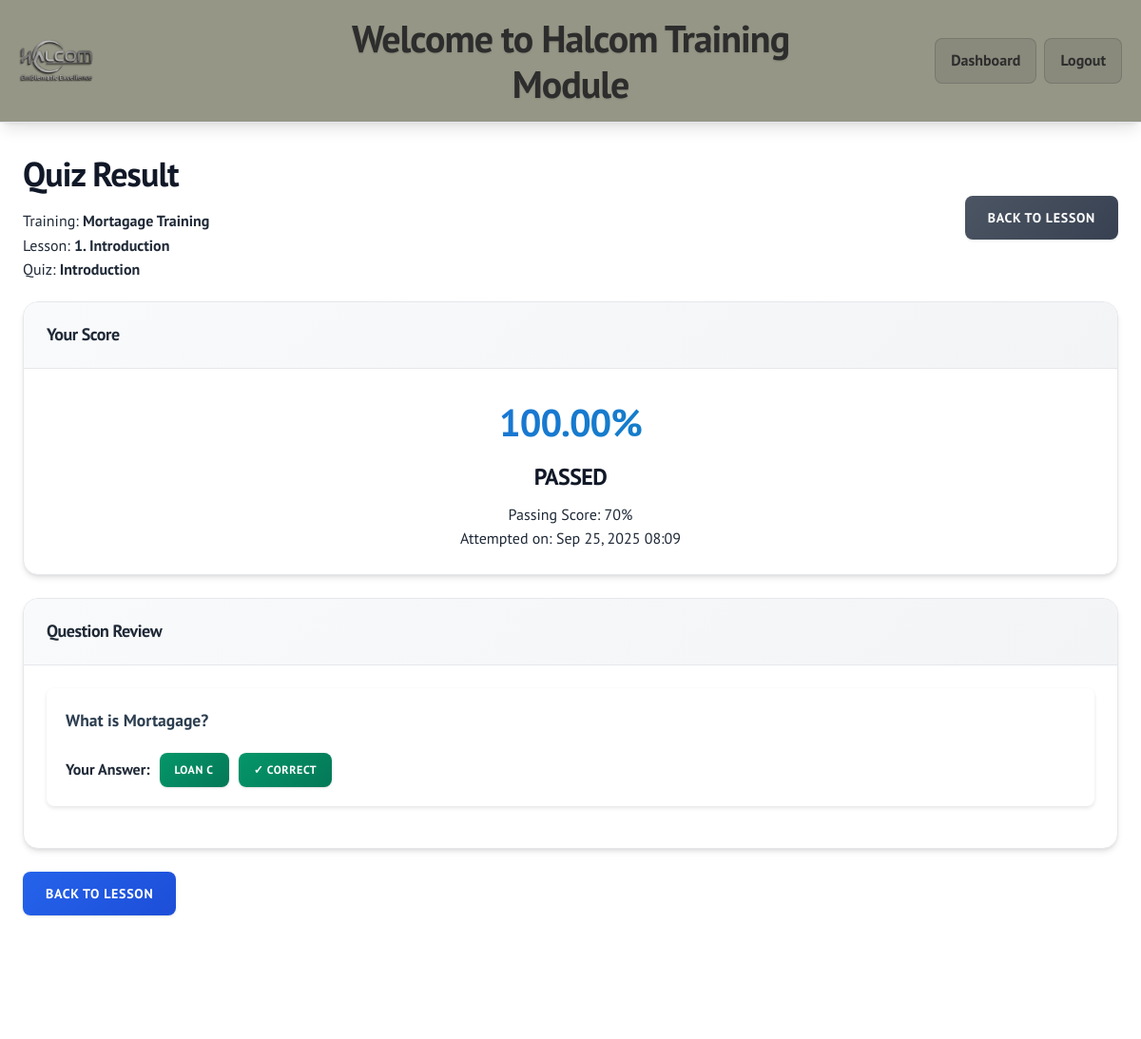
/learner/quiz_result.php?attempt_id=8 (signed in), run on the app's committed database.
### tables this page shows
CREATE TABLE `quiz_attempts` (
  `id` int(11) NOT NULL AUTO_INCREMENT,
  `user_id` int(11) NOT NULL,
  `quiz_id` int(11) NOT NULL,
  `score` decimal(5,2) DEFAULT 0.00,
  `passed` tinyint(1) DEFAULT 0,
  `attempted_at` timestamp NOT NULL DEFAULT current_timestamp(),
  `completed_at` timestamp NULL DEFAULT NULL,
  PRIMARY KEY (`id`),
  KEY `user_id` (`user_id`),
  KEY `quiz_id` (`quiz_id`),
  CONSTRAINT `quiz_attempts_ibfk_1` FOREIGN KEY (`user_id`) REFERENCES `users` (`id`) ON DELETE CASCADE,
  CONSTRAINT `quiz_attempts_ibfk_2` FOREIGN KEY (`quiz_id`) REFERENCES `quizzes` (`id`) ON DELETE CASCADE
);

CREATE TABLE `courses` (
  `id` int(11) NOT NULL AUTO_INCREMENT,
  `title` varchar(200) NOT NULL,
  `description` text DEFAULT NULL,
  `created_by` int(11) NOT NULL,
  `created_at` timestamp NOT NULL DEFAULT current_timestamp(),
  PRIMARY KEY (`id`),
  KEY `created_by` (`created_by`),
  CONSTRAINT `courses_ibfk_1` FOREIGN KEY (`created_by`) REFERENCES `users` (`id`) ON DELETE CASCADE
);

CREATE TABLE `lessons` (
  `id` int(11) NOT NULL AUTO_INCREMENT,
  `course_id` int(11) NOT NULL,
  `title` varchar(200) NOT NULL,
  `content` text DEFAULT NULL,
  `video_url` varchar(500) DEFAULT NULL,
  `embed_code` text DEFAULT NULL,
  `audio_url` varchar(500) DEFAULT NULL,
  `reference_files` text DEFAULT NULL,
  `position` int(11) NOT NULL DEFAULT 1,
  `created_at` timestamp NOT NULL DEFAULT current_timestamp(),
  PRIMARY KEY (`id`),
  KEY `course_id` (`course_id`),
  CONSTRAINT `lessons_ibfk_1` FOREIGN KEY (`course_id`) REFERENCES `courses` (`id`) ON DELETE CASCADE
);

CREATE TABLE `quizzes` (
  `id` int(11) NOT NULL AUTO_INCREMENT,
  `lesson_id` int(11) NOT NULL,
  `title` varchar(200) NOT NULL,
  `passing_score` int(11) NOT NULL DEFAULT 70,
  `created_at` timestamp NOT NULL DEFAULT current_timestamp(),
  PRIMARY KEY (`id`),
  KEY `lesson_id` (`lesson_id`),
  CONSTRAINT `quizzes_ibfk_1` FOREIGN KEY (`lesson_id`) REFERENCES `lessons` (`id`) ON DELETE CASCADE
);

CREATE TABLE `answers` (
  `id` int(11) NOT NULL AUTO_INCREMENT,
  `attempt_id` int(11) NOT NULL,
  `question_id` int(11) NOT NULL,
  `option_id` int(11) DEFAULT NULL,
  `answer_text` text DEFAULT NULL,
  `is_correct` tinyint(1) DEFAULT 0,
  `created_at` timestamp NOT NULL DEFAULT current_timestamp(),
  PRIMARY KEY (`id`),
  KEY `attempt_id` (`attempt_id`),
  KEY `question_id` (`question_id`),
  KEY `option_id` (`option_id`),
  CONSTRAINT `answers_ibfk_1` FOREIGN KEY (`attempt_id`) REFERENCES `quiz_attempts` (`id`) ON DELETE CASCADE,
  CONSTRAINT `answers_ibfk_2` FOREIGN KEY (`question_id`) REFERENCES `questions` (`id`) ON DELETE CASCADE,
  CONSTRAINT `answers_ibfk_3` FOREIGN KEY (`option_id`) REFERENCES `question_options` (`id`) ON DELETE SET NULL
);

CREATE TABLE `questions` (
  `id` int(11) NOT NULL AUTO_INCREMENT,
  `quiz_id` int(11) NOT NULL,
  `question_text` text NOT NULL,
  `type` enum('mcq','essay') NOT NULL DEFAULT 'mcq',
  `created_at` timestamp NOT NULL DEFAULT current_timestamp(),
  PRIMARY KEY (`id`),
  KEY `quiz_id` (`quiz_id`),
  CONSTRAINT `questions_ibfk_1` FOREIGN KEY (`quiz_id`) REFERENCES `quizzes` (`id`) ON DELETE CASCADE
);

CREATE TABLE `question_options` (
  `id` int(11) NOT NULL AUTO_INCREMENT,
  `question_id` int(11) NOT NULL,
  `option_text` text NOT NULL,
  `is_correct` tinyint(1) NOT NULL DEFAULT 0,
  `created_at` timestamp NOT NULL DEFAULT current_timestamp(),
  PRIMARY KEY (`id`),
  KEY `question_id` (`question_id`),
  CONSTRAINT `question_options_ibfk_1` FOREIGN KEY (`question_id`) REFERENCES `questions` (`id`) ON DELETE CASCADE
);

### includes/functions.php (called while the page is built, shortened)
<?php
function formatDateTime($date) {
    return date('M d, Y H:i', strtotime($date));
}
?>

### learner/quiz_result.php (the view, shortened to what this page needs)
<?php
require_once '../includes/functions.php';
$pdo = getDBConnection();
$user_id = $_SESSION['user_id'];
$attempt_id = $_GET['attempt_id'] ?? null;
$stmt = $pdo->prepare("
    SELECT qa.*, q.title as quiz_title, q.passing_score,
           l.title as lesson_title, c.title as Training_title
    FROM quiz_attempts qa
    JOIN quizzes q ON qa.quiz_id = q.id
    JOIN lessons l ON q.lesson_id = l.id
    JOIN courses c ON l.course_id = c.id
    WHERE qa.id = ? AND qa.user_id = ?
");
$stmt->execute([$attempt_id, $user_id]);
$attempt = $stmt->fetch();
$stmt = $pdo->prepare("
    SELECT q.*, a.option_id, a.answer_text, a.is_correct,
           qo.option_text, qo.is_correct as option_is_correct
    FROM questions q
    LEFT JOIN answers a ON q.id = a.question_id AND a.attempt_id = ?
    LEFT JOIN question_options qo ON a.option_id = qo.id
    WHERE q.quiz_id = ?
    ORDER BY q.created_at
");
$stmt->execute([$attempt_id, $attempt['quiz_id']]);
$results = $stmt->fetchAll();
$questions = [];
foreach ($results as $row) {
    if (!isset($questions[$row['id']])) {
        $questions[$row['id']] = [
            'id' => $row['id'],
            'question_text' => $row['question_text'],
            'type' => $row['type'],
            'user_answer' => null,
            'is_correct' => false,
            'correct_answer' => null
        ];
    }
    if ($row['option_text'] !== null || $row['answer_text'] !== null) {
        $questions[$row['id']]['user_answer'] = $row['option_text'] ?: $row['answer_text'];
        $questions[$row['id']]['is_correct'] = $row['is_correct'];
    }
}
$stmt = $pdo->prepare("
    SELECT q.id as question_id, qo.option_text, qo.is_correct
    FROM questions q
    JOIN question_options qo ON q.id = qo.question_id
    WHERE q.quiz_id = ?
    ORDER BY q.created_at, qo.created_at
");
$stmt->execute([$attempt['quiz_id']]);
$all_options = $stmt->fetchAll();
foreach ($all_options as $option) {
    if (!isset($questions[$option['question_id']]['correct_answer'])) {
        $questions[$option['question_id']]['correct_answer'] = [];
    }
    if ($option['is_correct']) {
        $questions[$option['question_id']]['correct_answer'][] = $option['option_text'];
    }
}
?>
<!DOCTYPE html>
<html lang="en">
<head>
    <link rel="stylesheet" href="../assets/css/style.css">
</head>
<body class="dashboard-page">
    <div class="header learner-header">
        <div class="header-content">
            <div class="header-left">
                <img src="../assets/images/logo.png" alt="Halcom Marketing Logo" class="header-logo">
            </div>
            <div class="header-center">
                <h1 class="welcome-text">Welcome to Halcom Training Module</h1>
            </div>
            <div class="header-right">
                <div class="nav">
                    <a href="dashboard.php">Dashboard</a>
                          <a href="../auth/logout.php">Logout</a>
                </div>
            </div>
        </div>
    </div>
    <div class="container">
        <div class="d-flex justify-between align-center mb-20">
            <div>
                <h1>Quiz Result</h1>
                <p>Training: <strong><?php echo htmlspecialchars($attempt['Training_title']); ?></strong></p>
                <p>Lesson: <strong><?php echo htmlspecialchars($attempt['lesson_title']); ?></strong></p>
                <p>Quiz: <strong><?php echo htmlspecialchars($attempt['quiz_title']); ?></strong></p>
            </div>
            <a href="lesson.php?id=<?php echo $attempt['lesson_id']; ?>" class="btn btn-secondary">Back to Lesson</a>
        </div>
        <div class="card">
            <div class="card-header">
                Your Score
            </div>
            <div class="card-body text-center">
                <div class="stat-number <?php echo $attempt['passed'] ? 'text-success' : 'text-danger'; ?>">
                    <?php echo $attempt['score']; ?>%
                </div>
                <h3 class="<?php echo $attempt['passed'] ? 'text-success' : 'text-danger'; ?>">
                    <?php echo $attempt['passed'] ? 'PASSED' : 'FAILED'; ?>
                </h3>
                <p>Passing Score: <?php echo $attempt['passing_score']; ?>%</p>
                <p>Attempted on: <?php echo formatDateTime($attempt['attempted_at']); ?></p>
            </div>
        </div>
        <div class="card">
            <div class="card-header">
                Question Review
            </div>
            <div class="card-body">
                <?php foreach ($questions as $question): ?>
                    <div class="question-card">
                        <div class="question-title">
                            <?php echo htmlspecialchars($question['question_text']); ?>
                        </div>
                        <div class="mt-20">
                            <div class="d-flex gap-10 align-center mb-10">
                                <strong>Your Answer:</strong>
                                <?php if ($question['user_answer']): ?>
                                    <span class="btn btn-sm <?php echo $question['is_correct'] ? 'btn-success' : 'btn-danger'; ?>">
                                        <?php echo htmlspecialchars($question['user_answer']); ?>
                                    </span>
                                <?php else: ?>
                                    <span class="btn btn-sm btn-secondary">Not answered</span>
                                <?php endif; ?>
                                <?php if ($question['is_correct']): ?>
                                    <span class="btn btn-sm btn-success">✓ Correct</span>
                                <?php else: ?>
                                    <span class="btn btn-sm btn-danger">✗ Incorrect</span>
                                <?php endif; ?>
                            </div>
                        </div>
                    </div>
                <?php endforeach; ?>
            </div>
        </div>
        <div class="d-flex justify-between align-center mt-20">
            <a href="lesson.php?id=<?php echo $attempt['lesson_id']; ?>" class="btn btn-primary">
                Back to Lesson
            </a>
        </div>
    </div>
    <footer class="footer">
        <div class="footer-content">
        </div>
    </footer>
</body>
</html>

### data on the page
quiz_attempts: courses.title "Mortagage Training", lessons.title "1. Introduction", quiz.title "Introduction", score "100.00", quiz.passing_score "70", attempted_at "Sep 25, 2025 08:09"
answers: question.question_text "What is Mortagage?", option.option_text "LOAN C", is_correct "✓ CORRECT"
